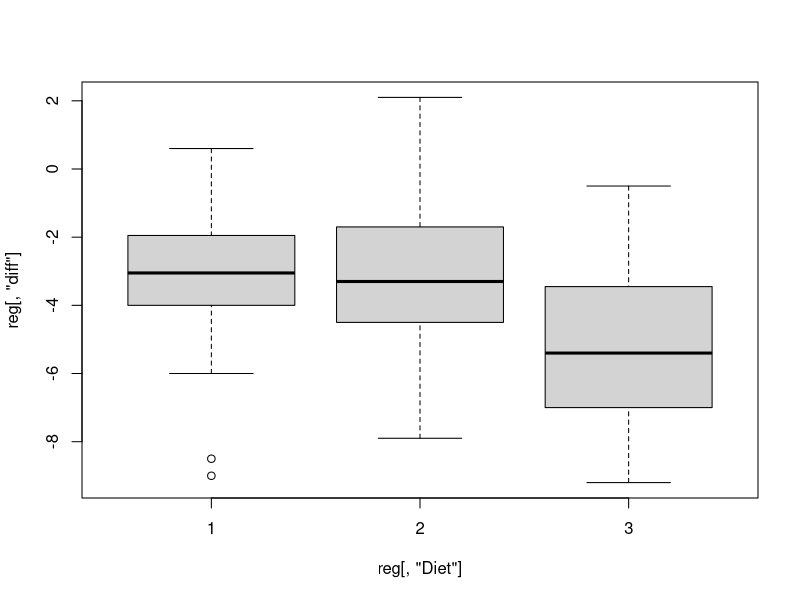
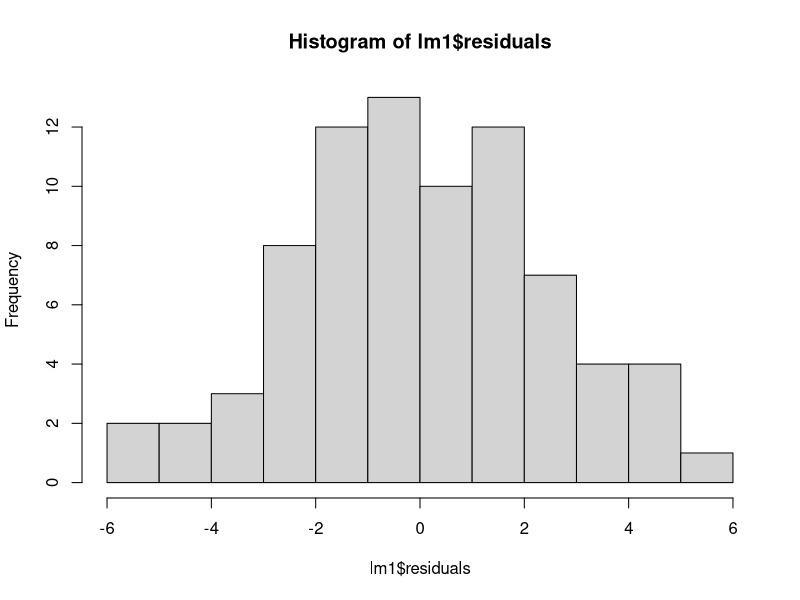
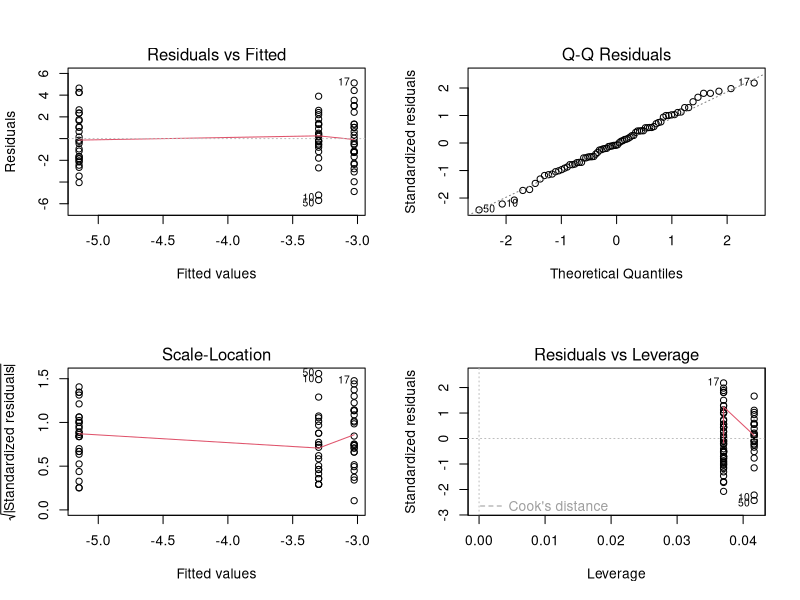
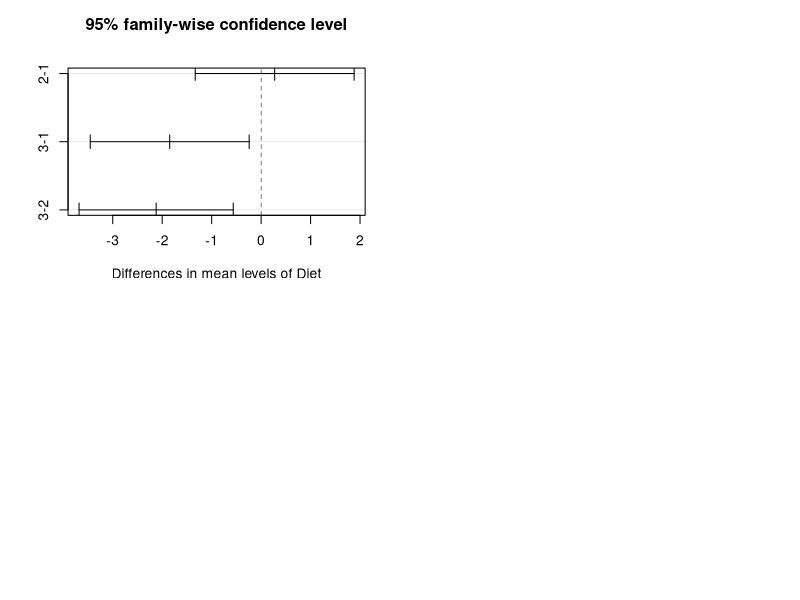

Here is the R script that generated these plots, in order:
# Correction exercice Regime

reg = read.table("Diet.csv", sep = ";", header = TRUE)
str(reg)

#pb : la variable Diet est considérée comme un entier 'integer'
#il faut la transformer en facteur

reg[,'Diet'] = as.factor(reg[,'Diet'])
str(reg)
#ok

#creation d'une variable différence de poids
reg[,'diff'] = reg[,'weight6weeks']-reg[,'pre.weight']

#visualisation des données
boxplot(reg[,'diff'] ~ reg[,'Diet'])


#question bio : les régimes sont ils efficaces ? lequel est le meilleur ?


# hypotheses
#H0 : quelque soit le regime, la diff moyenne de poids est la meme
#H1 : au moins une des diff moyennes est differentes des autres


#choix du test stat
# anova : var quanti en fonction de var quali a 3 modalites

#anova
lm1 = lm(diff ~ Diet, data = reg) # TukeyHSD ne fonctionne pas avec lm
#ou
lm1 = aov(diff ~ Diet, data = reg)

#le modele est il valide ? pour pouvoir l'interpreter il faut qu'il soit valide
# -> analyse des residus

hist(lm1$residuals)
par(mfrow = c(2,2))
plot(lm1)

#qqplot : normalité des residus ok
# standardized vs fitted : homogeneite des variances a l'air ok

#le modele est valide, on peut l'interpreter
anova(lm1)
#p = 0.001 < 0.05 : on rejette H0 au moins une des diff moyennes est differente

summary(lm1)

#TukeyHSD
TukeyHSD(lm1)
#ou
plot(TukeyHSD(lm1))

#modalite 3/2 et 3/1 differente

#reponse a la question biologique
#il existe une difference d'efficacite des regimes, le 3 est le meilleur (perte de poids plsu importante)


tom = read.table('Tomato1.csv', sep=",")
str(tom)